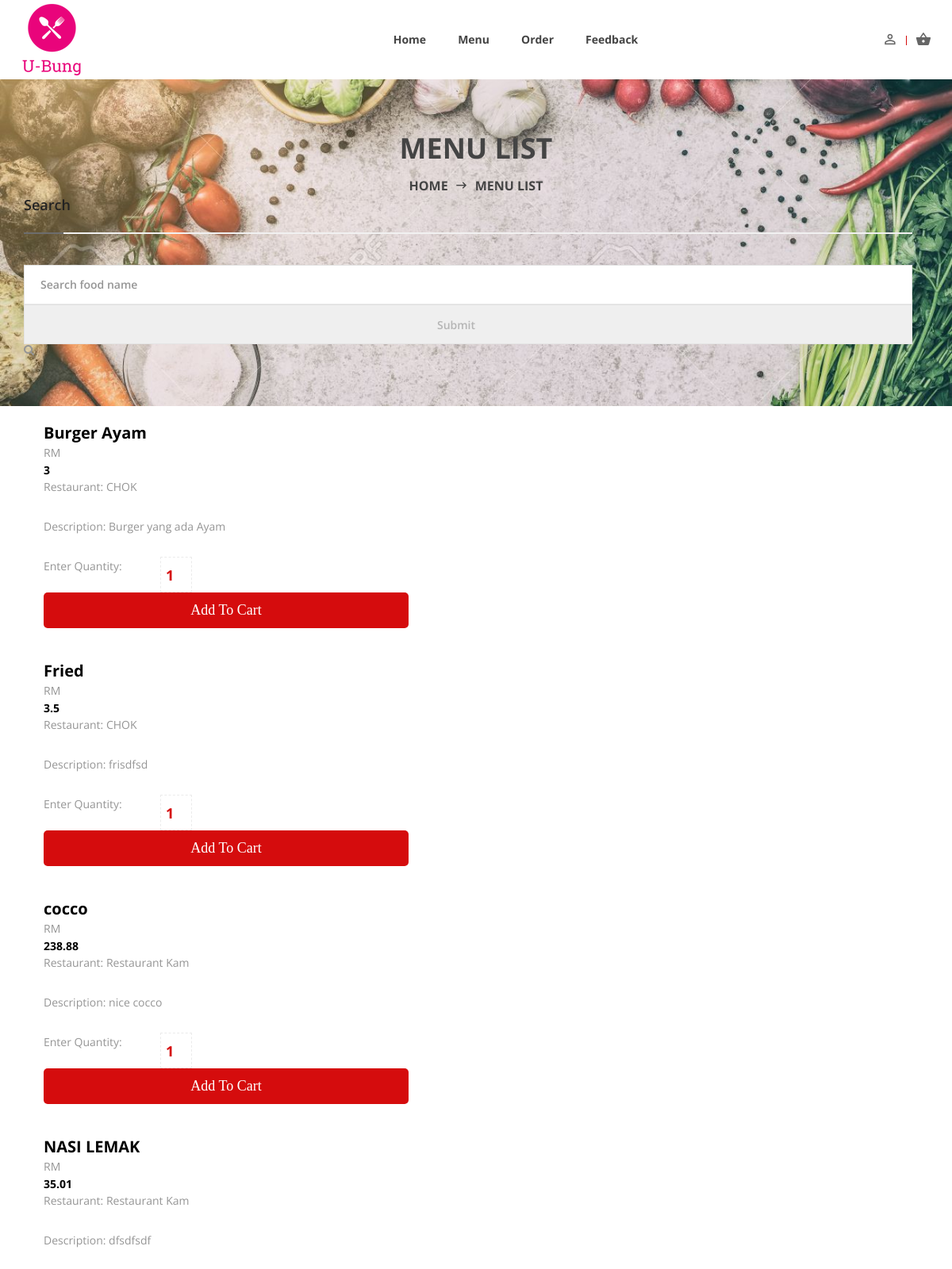
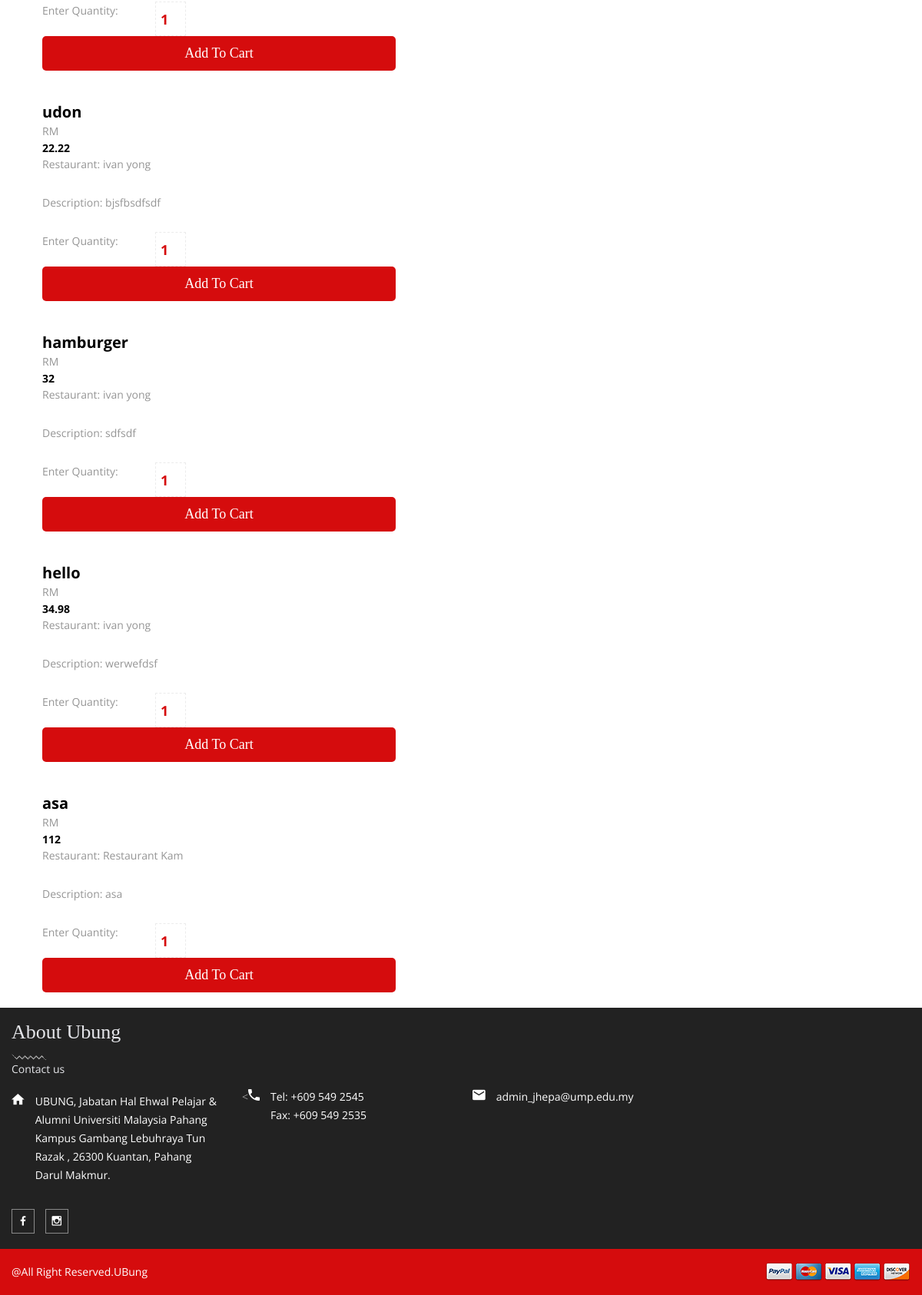
Page /menu-list.php on the committed database (2 pictures, top to bottom).
### tables this page shows
CREATE TABLE `item` (
  `ItemID` int(11) NOT NULL,
  `ResID` int(11) NOT NULL,
  `ItemName` varchar(20) NOT NULL,
  `ItemDesc` text NOT NULL,
  `category` varchar(20) NOT NULL,
  `Price` double NOT NULL,
  `Status` varchar(20) NOT NULL
);

CREATE TABLE `restaurant` (
  `ResID` int(11) NOT NULL,
  `Name` varchar(100) NOT NULL,
  `Username` varchar(20) NOT NULL,
  `Password` varchar(20) NOT NULL,
  `RegStatus` varchar(20) NOT NULL,
  `address` text NOT NULL,
  `phone_no` varchar(15) NOT NULL
);

### menu-list.php (the view, shortened to what this page needs)
<?php
include "includes/head.php";
include "includes/header.php";
include "includes/conn.php";
?>
<?php
        if (isset($_GET['category'])) {
           $category=$_GET['category'];
           if ($category=='breakfast') {
                $sql = "SELECT * FROM item JOIN restaurant ON item.ResID=restaurant.ResID WHERE category='$category'";
                $query = $conn->query($sql);
           }
           elseif ($category=='lunch') {
                $sql = "SELECT * FROM item JOIN restaurant ON item.ResID=restaurant.ResID WHERE category='$category'";
                $query = $conn->query($sql);
           }
           elseif ($category=='dinner') {
                $sql = "SELECT * FROM item JOIN restaurant ON item.ResID=restaurant.ResID WHERE category='$category'";
                $query = $conn->query($sql);
           }
        }
        else {
            $sql = "SELECT * FROM item JOIN restaurant ON item.ResID=restaurant.ResID";
            $query = $conn->query($sql);
        }
 ?>
    <body>
    <div class="wrapper" id="wrapper">
        <div class="ht__bradcaump__area bg-image--18">
            <div class="ht__bradcaump__wrap d-flex align-items-center">
                <div class="container">
                    <div class="row">
                        <div class="col-lg-12 col-md-12 col-sm-12">
                            <div class="bradcaump__inner text-center">
                                <h2 class="bradcaump-title">Menu List</h2>
                                <nav class="bradcaump-inner">
                                  <a class="breadcrumb-item" href="index.php">Home</a>
                                  <span class="brd-separetor"><i class="zmdi zmdi-long-arrow-right"></i></span>
                                  <span class="breadcrumb-item active">Menu List</span>
                                </nav>
                            </div>
                        </div>
                    </div>
                    <div class="col-lg-12 col-md-12 col-sm-12 md--mt--40 sm--mt--40">
                        <div class="food__sidebar">
                            <div class="food__search">
                                <h4 class="side__title">Search</h4>
                                <div class="serch__box">
                                    <form method="POST" action="search.php">
                                        <input type="text" name="f" placeholder="Search food name">
                                         <input type="submit" name="submit"><i class="fa fa-search"></i></input>
                                    </form>
                                </div>
                            </div>
                        </div>
                    </div>
                </div>
            </div>
        </div>
        <?php
        if (!empty($query)) {
         while ($row=mysqli_fetch_array($query)) {
            if($row['Status']=='Available')
            {
         ?>
        <section class="blog__list__view section-padding2--lg menudetails-right-sidebar bg--white">
            <div class="container">
                <div class="row">
                    <div class="col-lg-8 col-md-12 col-sm-12">
                        <div class="food__menu__container">
                            <div class="food__menu__inner d-flex flex-wrap flex-md-nowrap flex-lg-nowrap">
                                <div class="food__menu__details">
                                    <div class="food__menu__content">
                                        <form  id='myform' method='POST' action='addtocart.php'>
                                        <input style="font-size:20;font-weight:bold"  type ="text" name="product" size="40" value="<?php echo $row['ItemName']; ?>" readonly><div>RM</div>
                                        <input style="font-weight:bold" type ="text" name="price" value="<?php echo $row['Price']; ?>"  readonly>
                                        <span>Restaurant: <?php echo $row['Name']; ?></span>
                                        <p>Description: <?php echo $row['ItemDesc']; ?></p>
                                        <div class="product-action-wrap">
                                            <div class="product-quantity">
                                                    <div class="product-quantity">
                                                        <div class="cart-plus-minus">
                                                             Enter Quantity: <input class="cart-plus-minus-box" type="number" name="qtybutton" value="1">
                                                        </div>
                                                            <input type='submit' class="food__btn" value="Add to Cart">
                                                    </div>
                                                </form>
                                            </div>
                                        </div>
                                    </div>
                                </div>
                            </div>
                        </div>
                    </div>
                </div>
        </section>
  <?php   }
            }
        }
        include "includes/footer.php";
   ?>
</body>
</html>

### css/main.css (style rules this page uses)
.row { display: -webkit-box; display: -webkit-flex; display: -moz-box; display: -ms-flexbox; display: flex; -webkit-flex-wrap: wrap; -ms-flex-wrap: wrap; flex-wrap: wrap; }
html { -webkit-box-sizing: border-box; -moz-box-sizing: border-box; box-sizing: border-box; }
* { padding: 0; margin: 0; }
*, *:before, *:after { -webkit-box-sizing: inherit; -moz-box-sizing: inherit; box-sizing: inherit; }
body, h1, h2, h3, h4, h5, h6, blockquote, p, pre, dl, dd, ol, ul, figure, hr, fieldset, legend { margin: 0; padding: 0; }
body { font-family: "Open Sans", "Arial", "Helvetica Neue", sans-serif; font-weight: 400; font-size: 14px; }
h1, h2, h3, h4, h5, h6 { font-weight: 400; }
h2 { font-size: 30px; }
h4 { font-size: 18px; }
.wrapper { margin: 0 auto; }
input { outline: none; margin: 0; border: none; -webkit-box-shadow: none; -moz-box-shadow: none; box-shadow: none; width: 100%; font-size: 14px; font-family: inherit; }

### rows in the picture
item: product "Burger Ayam", price "3", ResID.Name "CHOK", ItemDesc "Burger yang ada Ayam"
item: product "Fried", price "3.5", ResID.Name "CHOK", ItemDesc "frisdfsd"
item: product "cocco", price "238.88", ResID.Name "Restaurant Kam", ItemDesc "nice cocco"
item: product "NASI LEMAK", price "35.01", ResID.Name "Restaurant Kam", ItemDesc "dfsdfsdf"
item: product "udon", price "22.22", ResID.Name "ivan yong", ItemDesc "bjsfbsdfsdf"
item: product "hamburger", price "32", ResID.Name "ivan yong", ItemDesc "sdfsdf"
item: product "hello", price "34.98", ResID.Name "ivan yong", ItemDesc "werwefdsf"
item: product "asa", price "112", ResID.Name "Restaurant Kam", ItemDesc "asa"
